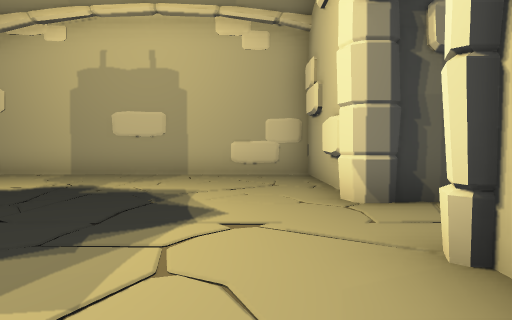
[1] (above)

18 first-person views from a walk through a scene from a Unity 3-D project. The camera is 1.4 m above the floor, tilts 2° down and sees 70° across. The floor is counted in squares, 2 m on a side. Each view is taken from the middle of a square. On the plan, view 1 faces up. The plan holds only what a view shows up to about 11 squares ahead; the rest is blank. The place goes on beyond the plan. The player is left out. Some animated figures are left out. Some surface patterns are stand-ins.

[2]
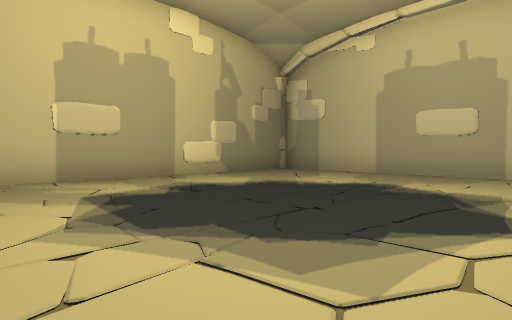

[3]
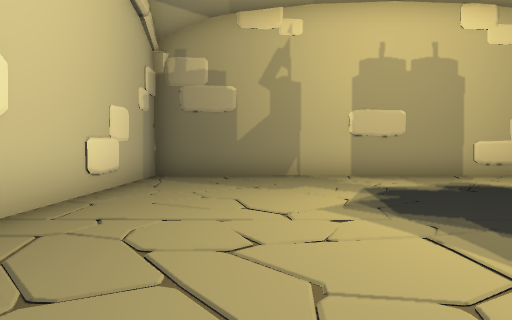

[4]
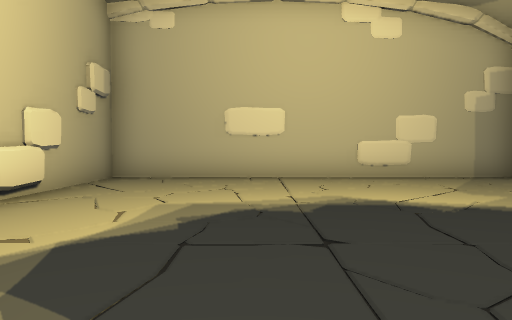

[5]
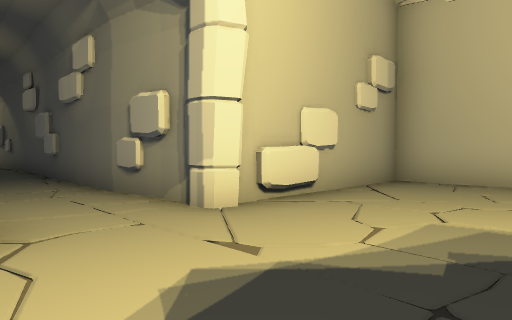

[6]
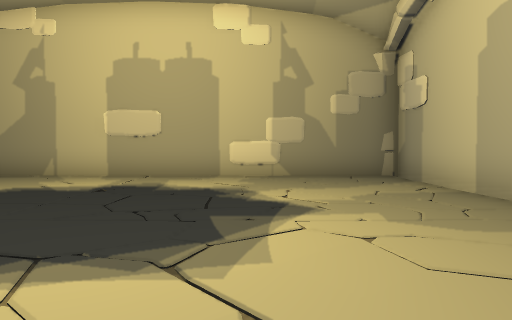

[7]
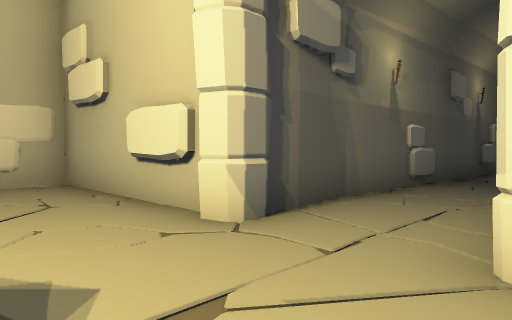

[8]
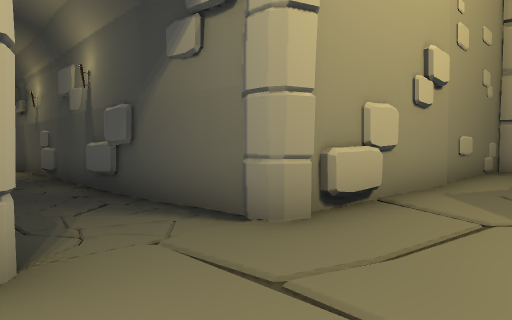

[9]
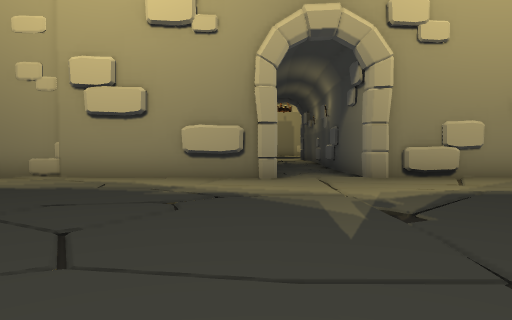

[10]
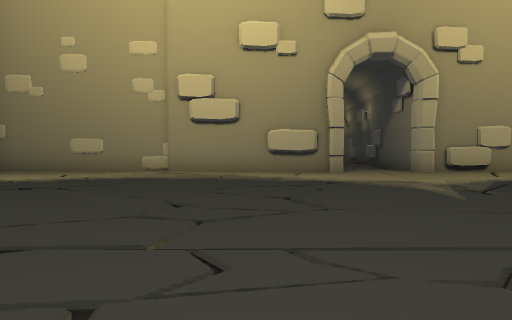

[11]
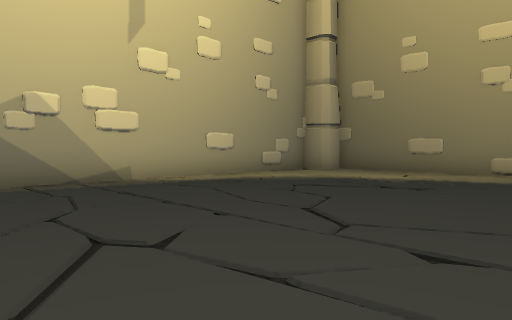

[12]
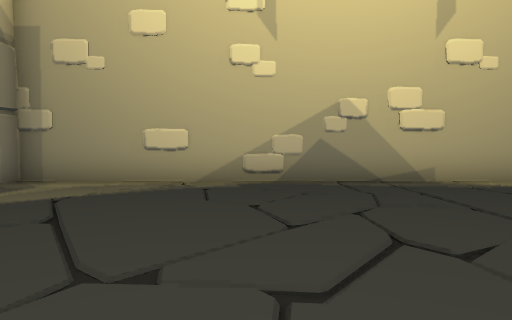

[13]
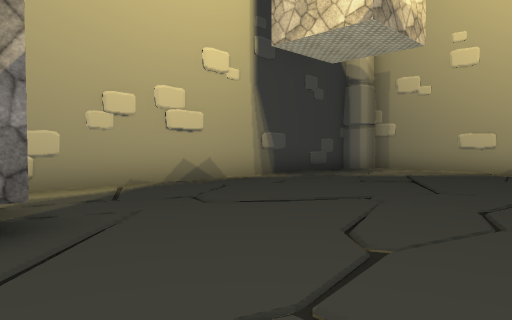

[14]
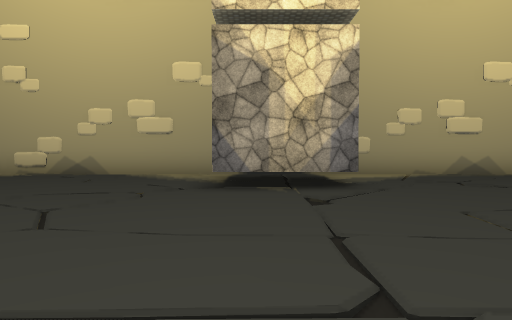

[15]
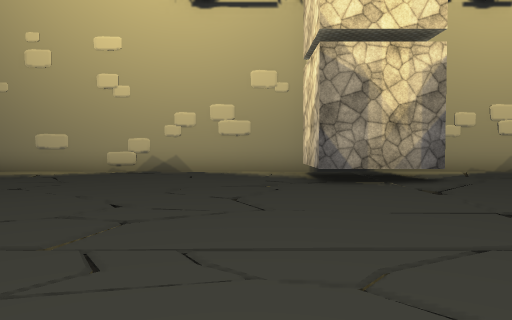

[16]
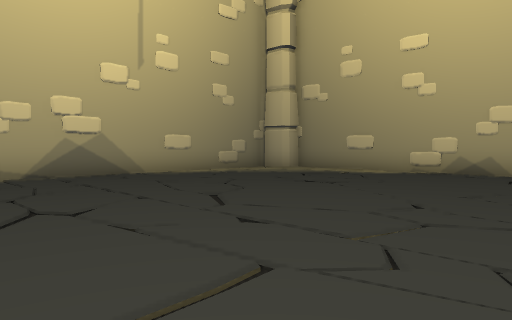

[17]
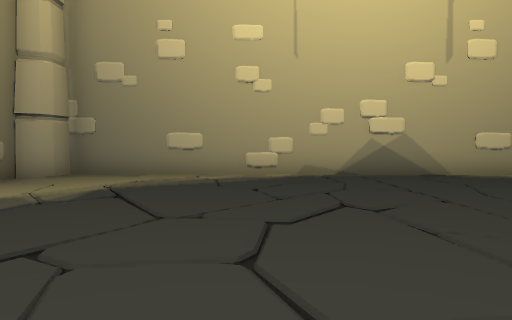

[18]
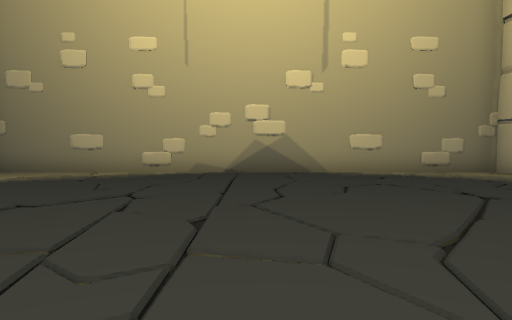

### Floor plan
Key: @ floor where view 1 was taken; # wall or solid block; . floor; / step, stairs or slope.
Columns run from 8 left of view 1 to 30 right of it. Each row starts with its distance up from view 1.
 16                       ################
 15                      ##..............#
 14                      #...............
 13                      #................#
 12                      #................#
 11                      #................#
 10 ###########          #.............../#
  9 #.........#          #.. ............/#
  8 #.........#          #.. ..........//.#
  7 #.........#          #..  ........./..#
  6 #.........#          #.... ...........#
  5 #.........############..... ..........#
  4 #........................./........##.#
  3 #..................................# .
  2 #.........############................
  1 #.........#          #................#
  0 #.......@.#          #................#
 -1 #.........#          #...........//...#
 -2 #.........#          #...../..........#
 -3 ###########          #/...............#
 -4                      #................#
 -5                      #................#
 -6                      #................#
 -7                      #................
 -8                         .............#
 -9                         ##############

Positions as (right, up) in squares from view 1, and headings:
1: (0, 0), facing up
2: (0, 0), facing up-left
3: (1, 0), facing left
4: (-2, 6), facing down
5: (-2, 5), facing down-right
6: (1, 6), facing left
7: (-1, 2), facing up-right
8: (16, 2), facing up-left
9: (22, 2), facing left
10: (24, 0), facing left
11: (24, -1), facing down-left
12: (24, -1), facing down
13: (23, 3), facing down-right
14: (20, 4), facing right
15: (19, 6), facing right
16: (19, 6), facing up-right
17: (19, 6), facing up
18: (22, 5), facing up
